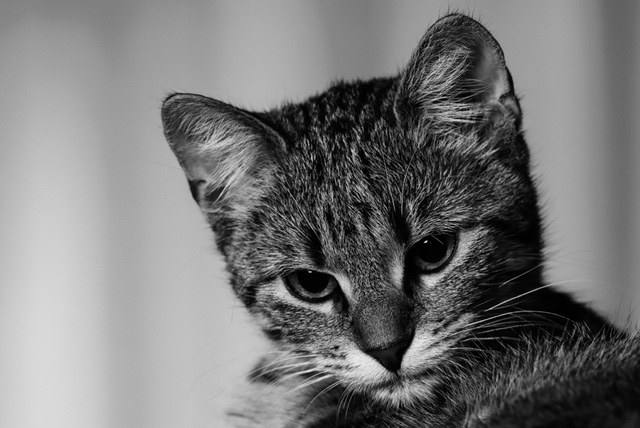
#> input picture cat.jpg, 640 x 428 px
$ python Histogram_Matching.py
#> lines starting #> are read from the running program, lines starting #| are printed output that depends on the picture
import numpy as np
import cv2
import matplotlib.pyplot as plt

def cumulative_histogram(hist):
    cum_hist = hist.copy()

    for i in np.arange(1, 256):
        cum_hist[i] = cum_hist[i-1] + cum_hist[i]

    return cum_hist


def histogram(img):
    height = img.shape[0]
    width = img.shape[1]

    hist = np.zeros((256))

    for i in np.arange(height):
        for j in np.arange(width):
            a = img.item(i,j)
            hist[a] += 1

    return hist

img_ref = cv2.imread('cat.jpg', cv2.IMREAD_GRAYSCALE)
#> img_ref is the input picture: shape (428, 640); min 0, max 238, mean 119.9
img = cv2.imread('img1.jpg', cv2.IMREAD_GRAYSCALE)
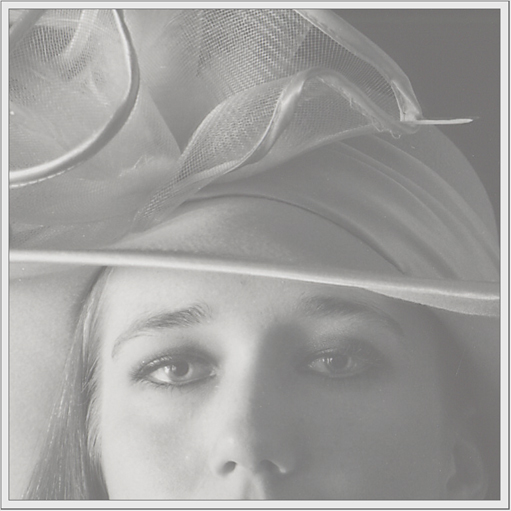
#> input picture img1.jpg, 511 x 511 px
#> img: shape (511, 511); min 94, max 251, mean 159.8
img_org=img.copy()

height = img.shape[0]
#> height = 511
width = img.shape[1]
#> width = 511
pixels = width * height
#> pixels = 261121

height_ref = img_ref.shape[0]
#> height_ref = 428
width_ref = img_ref.shape[1]
#> width_ref = 640
pixels_ref = width_ref * height_ref
#> pixels_ref = 273920

hist = histogram(img)
#> after the loop in histogram, `for i in np.arange(height):`: hist = 256 values, max 8797 at index 232, min 0 at index 0, mean 1020
hist_ref =histogram(img_ref)
#> hist_ref = 256 values, max 3228 at index 158, min 0 at index 235, mean 1070

cum_hist = cumulative_histogram(hist)
#> in cumulative_histogram, `cum_hist = hist.copy()`: cum_hist has the same summary as hist in histogram
#> after the loop in cumulative_histogram, `for i in np.arange(1, 256):`: cum_hist = 256 values from 0 to 261121
#> cum_hist = 256 values from 0 to 261121
cum_hist_ref = cumulative_histogram(hist_ref)
#> cum_hist_ref = 256 values from 1011 to 273920

prob_cum_hist = cum_hist / pixels
#> prob_cum_hist = 256 values from 0 to 1

prob_cum_hist_ref = cum_hist_ref / pixels_ref
#> prob_cum_hist_ref = 256 values from 0.00369 to 1

K = 256
new_values = np.zeros((K))


############################ Magical part ##########################
for a in np.arange(K):
    j = K - 1
    while True:
        new_values[a] = j
        j = j - 1
        if j < 0 or prob_cum_hist[a] > prob_cum_hist_ref[j]:
            break

for i in np.arange(height):
    for j in np.arange(width):
        a = img.item(i,j)
        b = new_values[a]
        img.itemset((i,j), b)
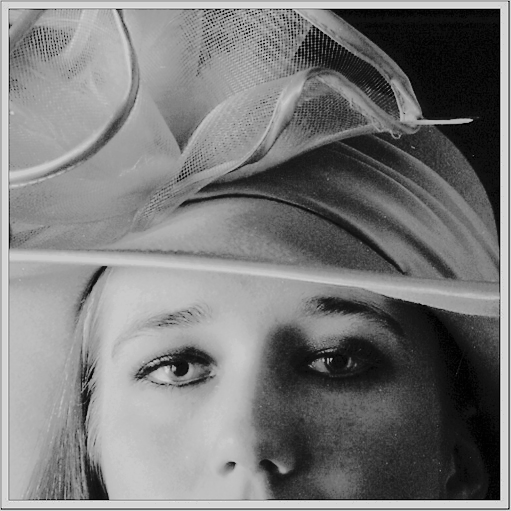
#> img: shape (511, 511); min 0, max 238, mean 121.6


cv2.imwrite('hist_matched.jpg', img)
#By Murali
cv2.imshow('Resulting image',img)
cv2.imshow('Original image',img_org)
cv2.imshow('Reference image',img_ref)

plt.hist(img.ravel(),256,[0,256],label="Resulting hist");
plt.hist(img_ref.ravel(),256,[0,256],label="REference hist");
plt.hist(img_org.ravel(),256,[0,256],label="Original hist");
plt.legend(loc='upper right')
plt.show()
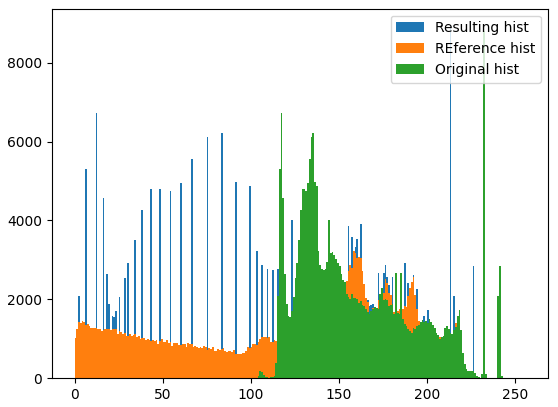
#> figure drawn by matplotlib, 1 panel; tallest bar 8926 high, from x = 213 to 214; tallest bar 3228 high, from x = 158 to 159; tallest bar 8797 high, from x = 232 to 233


cv2.waitKey(0)
cv2.destroyAllWindows()
